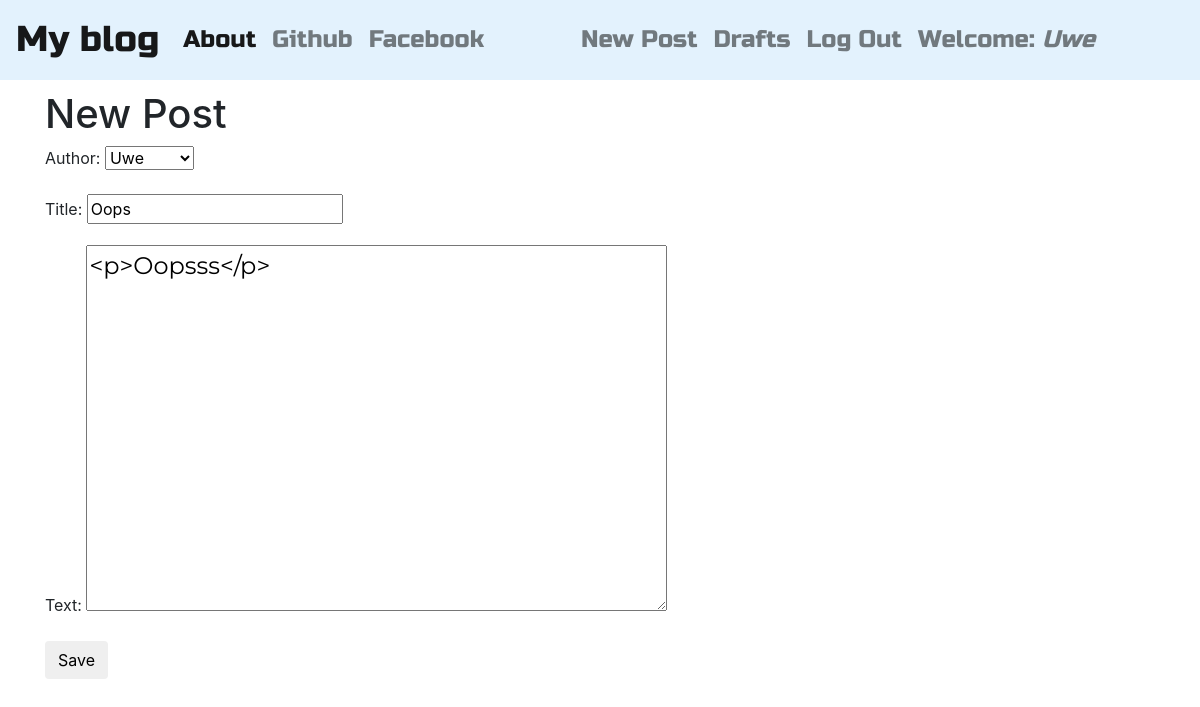
Screenshot of /post/9/edit/ (signed in) with the database file from the repository.
### blog/models.py (models this page shows, shortened)
class Post(models.Model):
    author          = models.ForeignKey('auth.User')
    title           = models.CharField(max_length=200)
    text            = models.TextField()
    created_date     = models.DateTimeField(default=timezone.now)
    published_date  = models.DateTimeField(blank=True, null=True)

### blog/views.py (the view)
# urls.py: url(r'^post/(?P<pk>\d+)/edit/$',views.PostUpdateView.as_view(),name='post_edit'),
class PostUpdateView(LoginRequiredMixin,UpdateView):
    login_url = '/login/'
    redirect_field_name = 'blog/post_detail.html'
    form_class = PostForm
    model = Post

### blog/forms.py
class PostForm(forms.ModelForm):
    class Meta():
        model   = Post
        fields  = ('author','title','text')
        widgets = {
            'title':forms.TextInput(attrs={'class':'textinputclass'}),
            'text':forms.Textarea(attrs={'class':'editable medium-editor-textarea postcontent'})
        }

### blog/templates/blog/post_form.html (shortened to what this page needs)
{% extends 'blog/base.html' %}
{% block content %}
  <h1>New Post</h1>
  <form class="post-form" method="POST">
    {{ form.as_p }}
    <button type="submit" class="save btn btn-default">Save</button>
  </form>
{% endblock %}

### blog/templates/blog/base.html (shortened to what this page needs)
<!DOCTYPE html>
{% load staticfiles %}
<html>
  <head>
    <link rel="stylesheet" href="https://maxcdn.bootstrapcdn.com/bootstrap/4.0.0-beta/css/bootstrap.min.css">
    <link rel="stylesheet" href="//cdn.jsdelivr.net/npm/medium-editor@latest/dist/css/medium-editor.min.css" type="text/css" media="screen" charset="utf-8">
    <link rel="stylesheet" href="{% static 'css/blog.css' %}">
  </head>
  <body class="loader">
    <nav class="navbar navbar-expand-lg navbar-light techfont custom-navbar" style="background-color: #e3f2fd;">
    <a class="navbar-brand bigbrand" href="{% url 'post_list' %}">My blog</a>
    <div class="collapse navbar-collapse" id="navbarSupportedContent">
      <ul class="navbar-nav mr-auto">
        <li class="nav-item active">
          <a class="nav-link" href="{% url 'about' %}">About <span class="sr-only">(current)</span></a>
        </li>
        <li class="nav-item">
          <a class="nav-link" target="_blank" href="https://www.github.com">Github</a>
        </li>
        <li class="nav-item">
          <a class="nav-link" target="_blank" href="https://www.facebook.com">Facebook</a>
        </li>
      </ul>
      <ul class="navbar-nav mr-auto navbar-right">
        {% if user.is_authenticated %}
        <li class="nav-item">
          <a class="nav-link" href="{% url 'post_new' %}">New Post</a>
        </li>
        <li class="nav-item">
          <a class="nav-link" href="{% url 'post_draft_list' %}">Drafts</a>
        </li>
        <li class="nav-item">
          <a class="nav-link" href="{% url 'logout' %}">Log Out</a>
        </li>
        <li class="nav-item">
          <a class="nav-link" >Welcome: <em> {{user.username}}</em></a>
        </li>
        {% else %}
        <li class="nav-item">
          <a class="nav-link navbar-right" href="{% url 'login' %}">login</a>
        </li>
        {% endif %}
      </ul>
    </div>
  </nav>
  <div class="content container">
    <div class="row">
      <div class="col-md-8">
        <div class="blog_posts">
          {% block content %}
          {% endblock %}
        </div>
      </div>
    </div>
  </div>
  </body>
</html>

### blog/static/css/blog.css (style rules this page uses)
.techfont { font-family: 'Russo One', sans-serif; font-size: 1.5em; margin-bottom: 10px; }
.bigbrand { font-size: 1.5em; }
.postcontent { font-family: 'Montserrat'; font-size: 1.5em; }
.loader { filter:hue-rotate(0deg); color:linear-gradient(45deg,#0f8,#08f); animation:hue 10000ms infinite linear; }

### rows the page displays
Post: author "Uwe", title "Oops", text "<p>Oopsss</p>"

### other values shown
{{ user.username }} "Uwe"
